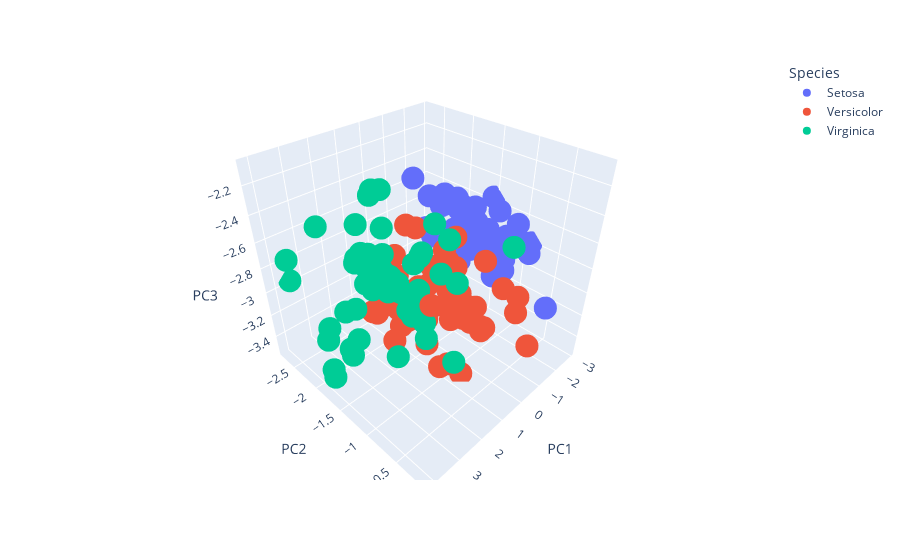

Notebook cell for this chart:
### Code cell
import plotly.express as px

fig = px.scatter_3d(df_scores, x='PC1', y='PC2', z='PC3',
              color='Species')

fig.show()
